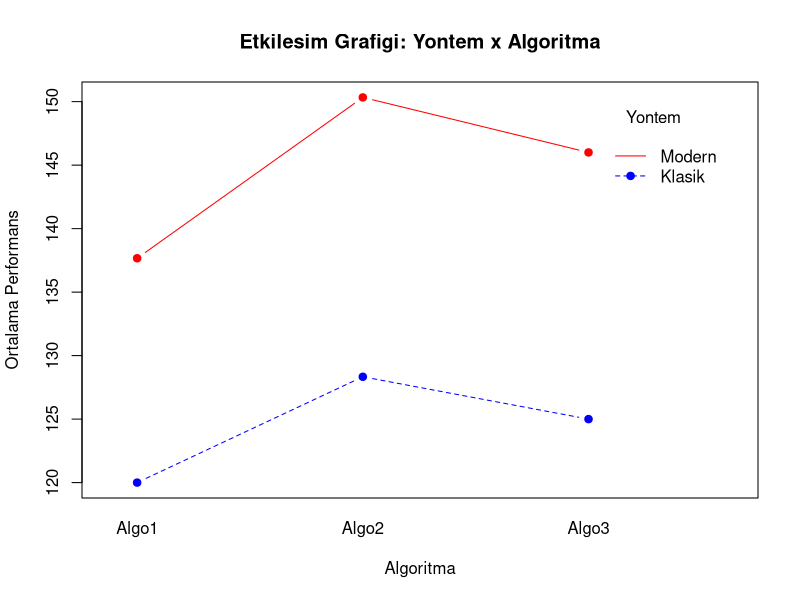
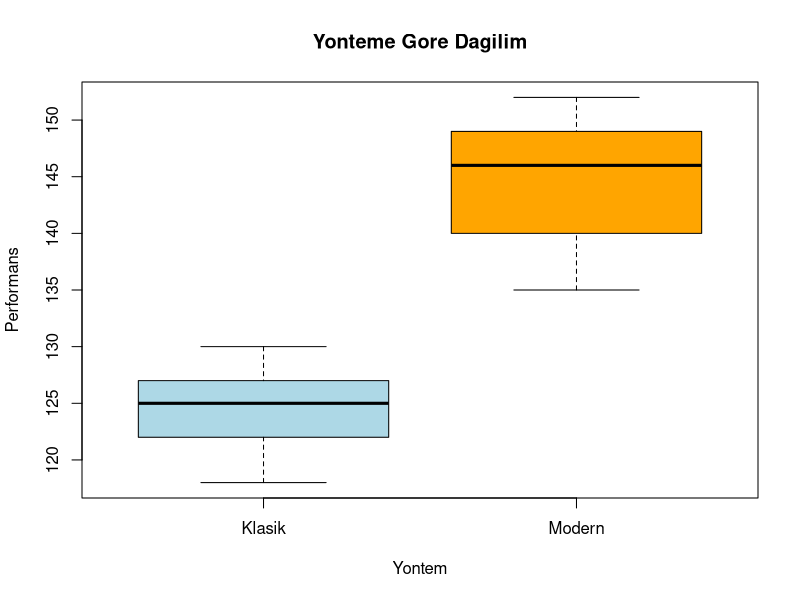
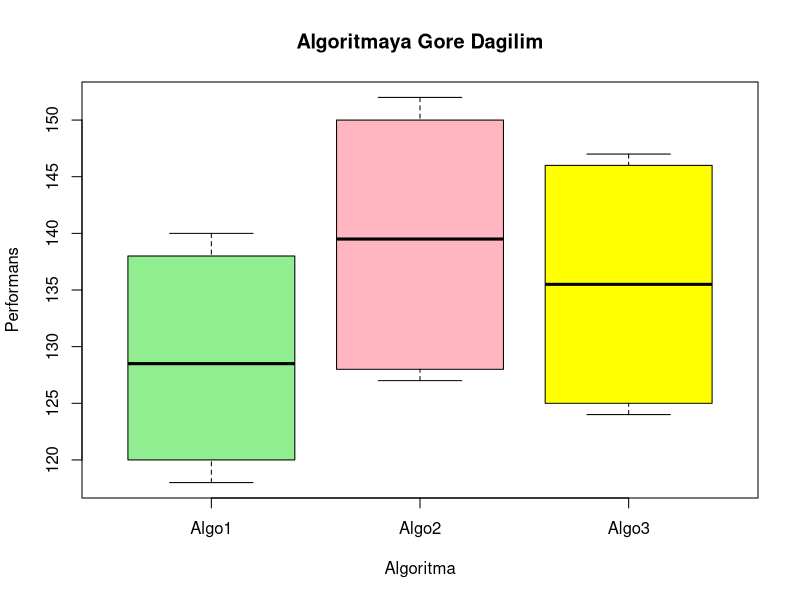
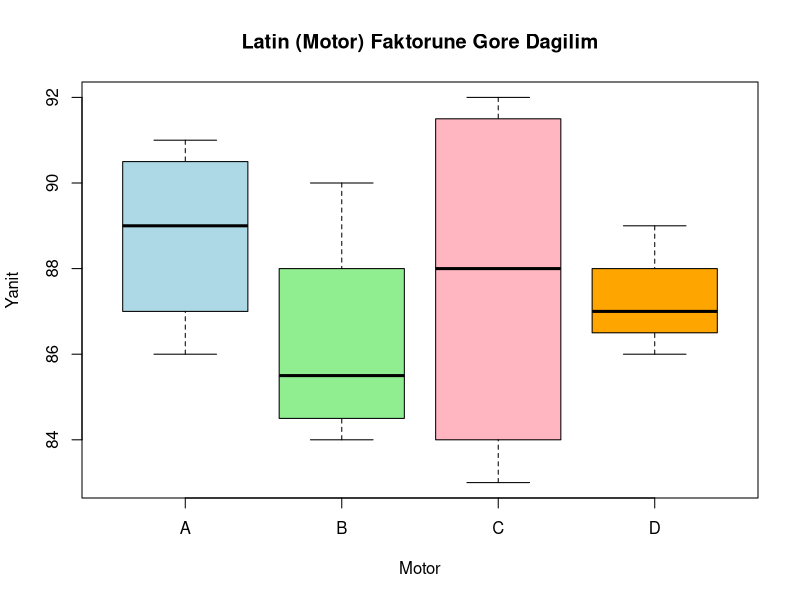
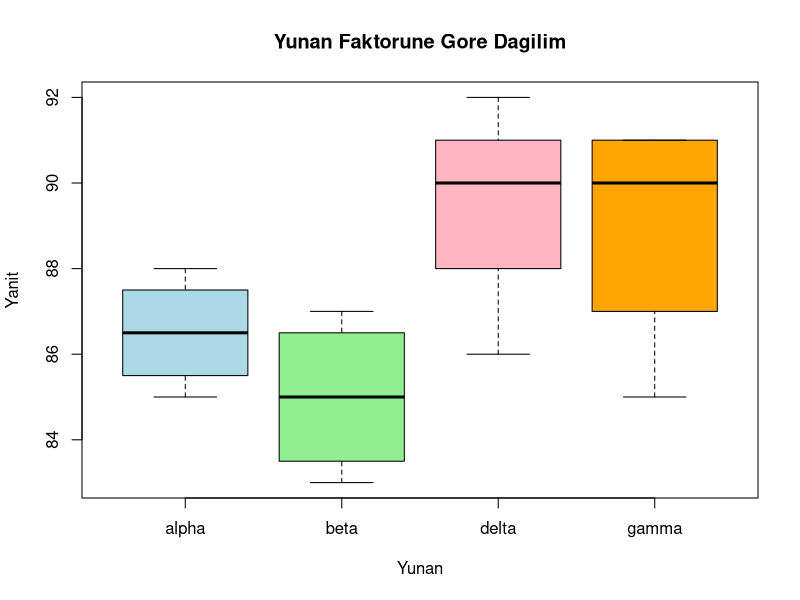
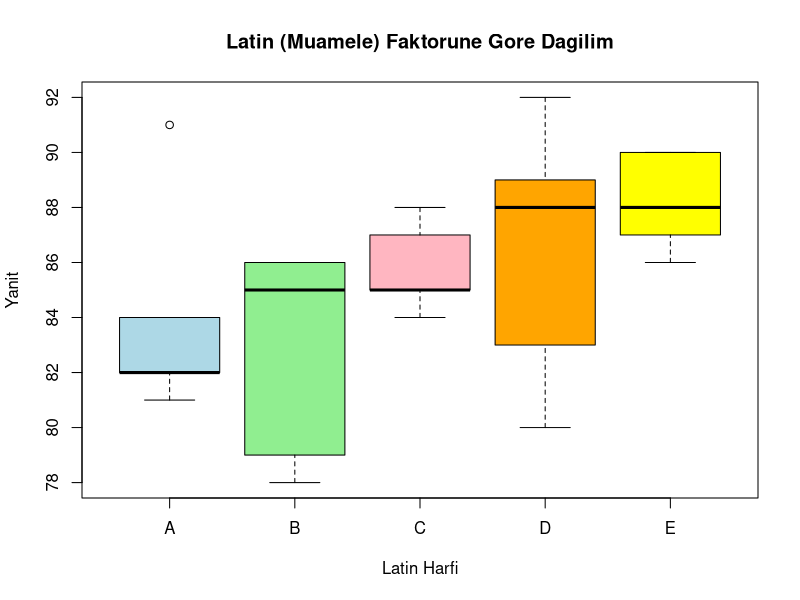
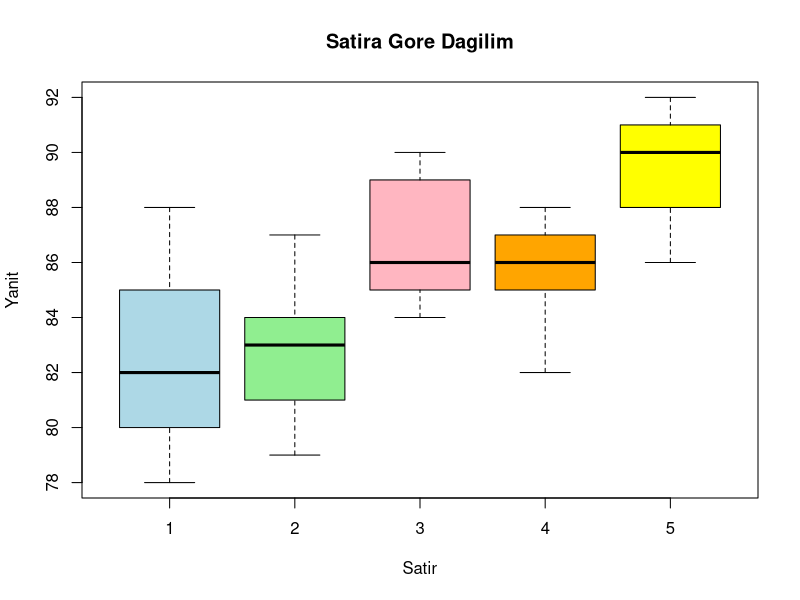
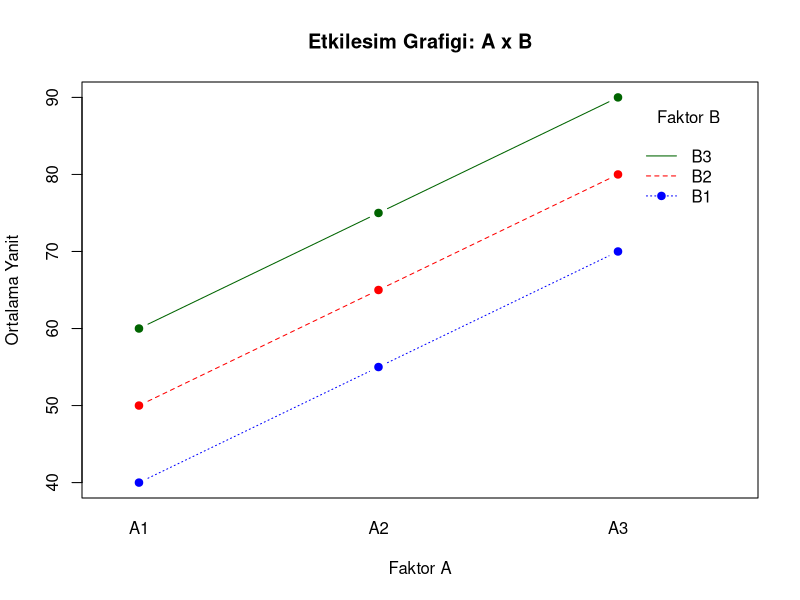

Write the R code that produced these figures, in order.
## ---- chunk 1
knitr::opts_chunk$set(echo = TRUE, warning = FALSE, message = FALSE,
                      fig.align = "center", fig.width = 6, fig.height = 4)
## ---- chunk 2
# Faktor A: yontem (her seviye icin 9 gozlem -> 3 algoritma x 3 tekrar)
yontem <- factor(rep(c("Klasik", "Modern"), each = 9))

# Faktor B: algoritma (her seviye 3 tekrar, A icin 2 kez tekrarlaniyor)
algoritma <- factor(rep(c("Algo1", "Algo2", "Algo3"), each = 3, times = 2))

# Bagimli degisken: performans olcumleri
performans <- c(
  120, 118, 122,   # Klasik - Algo1
  128, 130, 127,   # Klasik - Algo2
  125, 124, 126,   # Klasik - Algo3
  135, 138, 140,   # Modern - Algo1
  150, 152, 149,   # Modern - Algo2
  145, 147, 146    # Modern - Algo3
)

veri <- data.frame(yontem, algoritma, performans)
veri
## ---- chunk 3
hucre_toplamlari <- tapply(veri$performans,
                           list(veri$yontem, veri$algoritma), sum)
as.data.frame.matrix(hucre_toplamlari)
## ---- chunk 4
satir_toplamlari <- tapply(veri$performans, veri$yontem, sum)
data.frame(Yontem = names(satir_toplamlari),
           Toplam = as.vector(satir_toplamlari))
## ---- chunk 5
sutun_toplamlari <- tapply(veri$performans, veri$algoritma, sum)
data.frame(Algoritma = names(sutun_toplamlari),
           Toplam = as.vector(sutun_toplamlari))
## ---- chunk 6
genel_toplam <- sum(veri$performans)
sum_y_kare <- sum(veri$performans^2)
data.frame(Olcum = c("Genel toplam (T..)", "Kareler toplami (sum Y^2)"),
           Deger = c(genel_toplam, sum_y_kare))
## ---- chunk 7
by(veri$performans, list(veri$yontem, veri$algoritma), shapiro.test)
## ---- chunk 8
model <- aov(performans ~ yontem * algoritma, data = veri)
summary(model)
## ---- chunk 9
interaction.plot(veri$algoritma, veri$yontem, veri$performans,
                 type = "b", pch = 19, col = c("blue", "red"),
                 main = "Etkilesim Grafigi: Yontem x Algoritma",
                 xlab = "Algoritma", ylab = "Ortalama Performans",
                 trace.label = "Yontem")
## ---- chunk 10
TukeyHSD(model, c("yontem", "algoritma"))
## ---- chunk 11
boxplot(performans ~ yontem, data = veri,
        col = c("lightblue", "orange"),
        main = "Yonteme Gore Dagilim",
        xlab = "Yontem", ylab = "Performans")
## ---- chunk 12
boxplot(performans ~ algoritma, data = veri,
        col = c("lightgreen", "lightpink", "yellow"),
        main = "Algoritmaya Gore Dagilim",
        xlab = "Algoritma", ylab = "Performans")
## ---- chunk 13
satir  <- factor(c(1,1,1,1, 2,2,2,2, 3,3,3,3, 4,4,4,4))
sutun  <- factor(c(1,2,3,4, 1,2,3,4, 1,2,3,4, 1,2,3,4))

# Latin harfi = gozluk motoru
latin  <- factor(c("A","B","C","D",
                   "B","A","D","C",
                   "C","D","A","B",
                   "D","C","B","A"))

# Yunan harfi
yunan  <- factor(c("alpha","beta","gamma","delta",
                   "gamma","delta","alpha","beta",
                   "delta","gamma","beta","alpha",
                   "beta","alpha","delta","gamma"))

yanit  <- c(88,84,91,86,
            85,90,87,83,
            92,89,86,86,
            87,85,90,91)

veri <- data.frame(satir, sutun, latin, yunan, yanit)
veri
## ---- chunk 14
# Latin harfleri satir ve sutunlarda 1 kez mi?
table(veri$satir, veri$latin)
table(veri$sutun, veri$latin)

# Yunan harfleri satir ve sutunlarda 1 kez mi?
table(veri$satir, veri$yunan)
table(veri$sutun, veri$yunan)

# Ortogonallik: her Latin-Yunan cifti 1 kez mi?
table(veri$latin, veri$yunan)
## ---- chunk 15
# Satir toplamlari
data.frame(Satir = levels(veri$satir),
           Toplam = as.vector(tapply(veri$yanit, veri$satir, sum)))

# Sutun toplamlari
data.frame(Sutun = levels(veri$sutun),
           Toplam = as.vector(tapply(veri$yanit, veri$sutun, sum)))

# Latin (motor) toplamlari
data.frame(Latin = levels(veri$latin),
           Toplam = as.vector(tapply(veri$yanit, veri$latin, sum)))

# Yunan toplamlari
data.frame(Yunan = levels(veri$yunan),
           Toplam = as.vector(tapply(veri$yanit, veri$yunan, sum)))

# Genel toplam ve kareler toplami
data.frame(Olcum = c("Genel toplam (T..)", "Kareler toplami (sum Y^2)"),
           Deger = c(sum(veri$yanit), sum(veri$yanit^2)))
## ---- chunk 16
shapiro.test(veri$yanit)
## ---- chunk 17
model <- aov(yanit ~ satir + sutun + latin + yunan, data = veri)
summary(model)
## ---- chunk 18
boxplot(yanit ~ latin, data = veri,
        col = c("lightblue", "lightgreen", "lightpink", "orange"),
        main = "Latin (Motor) Faktorune Gore Dagilim",
        xlab = "Motor", ylab = "Yanit")
## ---- chunk 19
boxplot(yanit ~ yunan, data = veri,
        col = c("lightblue", "lightgreen", "lightpink", "orange"),
        main = "Yunan Faktorune Gore Dagilim",
        xlab = "Yunan", ylab = "Yanit")
## ---- chunk 20
satir <- factor(c(1,1,1,1,1, 2,2,2,2,2, 3,3,3,3,3, 4,4,4,4,4, 5,5,5,5,5))
sutun <- factor(c(1,2,3,4,5, 1,2,3,4,5, 1,2,3,4,5, 1,2,3,4,5, 1,2,3,4,5))

latin <- factor(c("A","B","C","D","E",
                  "B","C","D","E","A",
                  "C","D","E","A","B",
                  "D","E","A","B","C",
                  "E","A","B","C","D"))

yanit <- c(82,78,85,80,88,
           79,84,83,87,81,
           85,89,90,84,86,
           88,86,82,85,87,
           90,91,86,88,92)

veri <- data.frame(satir, sutun, latin, yanit)
veri
## ---- chunk 21
# Her harf her satirda 1 kez mi?
table(veri$satir, veri$latin)

# Her harf her sutunda 1 kez mi?
table(veri$sutun, veri$latin)
## ---- chunk 22
# Satir toplamlari
data.frame(Satir = levels(veri$satir),
           Toplam = as.vector(tapply(veri$yanit, veri$satir, sum)))

# Sutun toplamlari
data.frame(Sutun = levels(veri$sutun),
           Toplam = as.vector(tapply(veri$yanit, veri$sutun, sum)))

# Latin (muamele) toplamlari
data.frame(Latin = levels(veri$latin),
           Toplam = as.vector(tapply(veri$yanit, veri$latin, sum)))

# Genel toplam ve kareler toplami
data.frame(Olcum = c("Genel toplam (T..)", "Kareler toplami (sum Y^2)"),
           Deger = c(sum(veri$yanit), sum(veri$yanit^2)))
## ---- chunk 23
shapiro.test(veri$yanit)
## ---- chunk 24
model <- aov(yanit ~ satir + sutun + latin, data = veri)
summary(model)
## ---- chunk 25
TukeyHSD(model, "latin")
## ---- chunk 26
boxplot(yanit ~ latin, data = veri,
        col = c("lightblue", "lightgreen", "lightpink", "orange", "yellow"),
        main = "Latin (Muamele) Faktorune Gore Dagilim",
        xlab = "Latin Harfi", ylab = "Yanit")
## ---- chunk 27
boxplot(yanit ~ satir, data = veri,
        col = c("lightblue", "lightgreen", "lightpink", "orange", "yellow"),
        main = "Satira Gore Dagilim",
        xlab = "Satir", ylab = "Yanit")
## ---- chunk 28
# Faktor B: her seviye 12 gozlem (3 A seviyesi x 4 tekrar)
B_faktor <- factor(rep(c("B1","B2","B3"), each = 12))

# Faktor A: her B seviyesi icinde A1,A2,A3 sirayla 4'er tekrar
A_faktor <- factor(rep(rep(c("A1","A2","A3"), each = 4), times = 3))

yanit <- c(
  40,41,39,40,  55,56,54,55,  70,69,71,70,   # B1: A1, A2, A3
  50,49,51,50,  65,66,64,65,  80,79,81,80,   # B2: A1, A2, A3
  60,59,61,60,  75,74,76,75,  90,91,89,90    # B3: A1, A2, A3
)

veri <- data.frame(A = A_faktor, B = B_faktor, yanit)
veri
## ---- chunk 29
# Hucre toplamlari (A x B)
as.data.frame.matrix(tapply(veri$yanit, list(veri$B, veri$A), sum))

# Faktor A toplamlari
data.frame(A = levels(veri$A),
           Toplam = as.vector(tapply(veri$yanit, veri$A, sum)))

# Faktor B toplamlari
data.frame(B = levels(veri$B),
           Toplam = as.vector(tapply(veri$yanit, veri$B, sum)))

# Genel toplam ve kareler toplami
data.frame(Olcum = c("Genel toplam (T..)", "Kareler toplami (sum Y^2)"),
           Deger = c(sum(veri$yanit), sum(veri$yanit^2)))
## ---- chunk 30
by(veri$yanit, list(veri$A, veri$B), shapiro.test)
## ---- chunk 31
model <- aov(yanit ~ A * B, data = veri)
summary(model)
## ---- chunk 32
interaction.plot(veri$A, veri$B, veri$yanit,
                 type = "b", pch = 19, col = c("blue", "red", "darkgreen"),
                 main = "Etkilesim Grafigi: A x B",
                 xlab = "Faktor A", ylab = "Ortalama Yanit",
                 trace.label = "Faktor B")
## ---- chunk 33
TukeyHSD(model, c("A", "B"))
## ---- chunk 34
boxplot(yanit ~ A, data = veri,
        col = c("lightblue", "lightgreen", "orange"),
        main = "Faktor A'ya Gore Dagilim",
        xlab = "Faktor A", ylab = "Yanit")
## ---- chunk 35
boxplot(yanit ~ B, data = veri,
        col = c("lightblue", "lightgreen", "orange"),
        main = "Faktor B'ye Gore Dagilim",
        xlab = "Faktor B", ylab = "Yanit")
## ---- chunk 36
satir <- factor(c(1,1,1,1, 2,2,2,2, 3,3,3,3, 4,4,4,4))
sutun <- factor(c(1,2,3,4, 1,2,3,4, 1,2,3,4, 1,2,3,4))

latin <- factor(c("A","B","C","D",
                  "B","A","D","C",
                  "C","D","A","B",
                  "D","C","B","A"))

yunan <- factor(c("alpha","beta","gamma","delta",
                  "gamma","delta","alpha","beta",
                  "delta","gamma","beta","alpha",
                  "beta","alpha","delta","gamma"))

yanit <- c(95,75,65,55,
           72,92,58,63,
           68,60,90,70,
           57,66,74,88)

veri <- data.frame(satir, sutun, latin, yunan, yanit)
veri
## ---- chunk 37
# Latin harfleri satir ve sutunlarda 1 kez mi?
table(veri$satir, veri$latin)
table(veri$sutun, veri$latin)

# Yunan harfleri satir ve sutunlarda 1 kez mi?
table(veri$satir, veri$yunan)
table(veri$sutun, veri$yunan)

# Ortogonallik: her Latin-Yunan cifti 1 kez mi?
table(veri$latin, veri$yunan)
## ---- chunk 38
# Satir toplamlari
data.frame(Satir = levels(veri$satir),
           Toplam = as.vector(tapply(veri$yanit, veri$satir, sum)))

# Sutun toplamlari
data.frame(Sutun = levels(veri$sutun),
           Toplam = as.vector(tapply(veri$yanit, veri$sutun, sum)))

# Latin toplamlari
data.frame(Latin = levels(veri$latin),
           Toplam = as.vector(tapply(veri$yanit, veri$latin, sum)))

# Yunan toplamlari
data.frame(Yunan = levels(veri$yunan),
           Toplam = as.vector(tapply(veri$yanit, veri$yunan, sum)))

# Genel toplam ve kareler toplami
data.frame(Olcum = c("Genel toplam (T..)", "Kareler toplami (sum Y^2)"),
           Deger = c(sum(veri$yanit), sum(veri$yanit^2)))
## ---- chunk 39
shapiro.test(veri$yanit)
## ---- chunk 40
model <- aov(yanit ~ satir + sutun + latin + yunan, data = veri)
summary(model)
## ---- chunk 41
TukeyHSD(model, "latin")
## ---- chunk 42
boxplot(yanit ~ latin, data = veri,
        col = c("lightblue", "lightgreen", "lightpink", "orange"),
        main = "Latin Faktorune Gore Dagilim",
        xlab = "Latin Harfi", ylab = "Yanit")
## ---- chunk 43
boxplot(yanit ~ yunan, data = veri,
        col = c("lightblue", "lightgreen", "lightpink", "orange"),
        main = "Yunan Faktorune Gore Dagilim",
        xlab = "Yunan", ylab = "Yanit")
## ---- chunk 44
satir <- factor(c(1,1,1,1,1, 2,2,2,2,2, 3,3,3,3,3, 4,4,4,4,4, 5,5,5,5,5))
sutun <- factor(c(1,2,3,4,5, 1,2,3,4,5, 1,2,3,4,5, 1,2,3,4,5, 1,2,3,4,5))

latin <- factor(c("A","B","C","D","E",
                  "B","C","D","E","A",
                  "C","D","E","A","B",
                  "D","E","A","B","C",
                  "E","A","B","C","D"))

yanit <- c(92,78,65,55,45,
           80,67,58,48,94,
           70,60,50,95,82,
           62,52,90,79,68,
           54,88,76,66,57)

veri <- data.frame(satir, sutun, latin, yanit)
veri
## ---- chunk 45
# Her harf her satirda 1 kez mi?
table(veri$satir, veri$latin)

# Her harf her sutunda 1 kez mi?
table(veri$sutun, veri$latin)
## ---- chunk 46
# Satir toplamlari
data.frame(Satir = levels(veri$satir),
           Toplam = as.vector(tapply(veri$yanit, veri$satir, sum)))

# Sutun toplamlari
data.frame(Sutun = levels(veri$sutun),
           Toplam = as.vector(tapply(veri$yanit, veri$sutun, sum)))

# Latin (muamele) toplamlari
data.frame(Latin = levels(veri$latin),
           Toplam = as.vector(tapply(veri$yanit, veri$latin, sum)))

# Genel toplam ve kareler toplami
data.frame(Olcum = c("Genel toplam (T..)", "Kareler toplami (sum Y^2)"),
           Deger = c(sum(veri$yanit), sum(veri$yanit^2)))
## ---- chunk 47
shapiro.test(veri$yanit)
## ---- chunk 48
model <- aov(yanit ~ satir + sutun + latin, data = veri)
summary(model)
## ---- chunk 49
TukeyHSD(model, "latin")
## ---- chunk 50
boxplot(yanit ~ latin, data = veri,
        col = c("lightblue", "lightgreen", "lightpink", "orange", "yellow"),
        main = "Latin (Muamele) Faktorune Gore Dagilim",
        xlab = "Latin Harfi", ylab = "Yanit")
## ---- chunk 51
boxplot(yanit ~ satir, data = veri,
        col = c("lightblue", "lightgreen", "lightpink", "orange", "yellow"),
        main = "Satira Gore Dagilim",
        xlab = "Satir", ylab = "Yanit")
